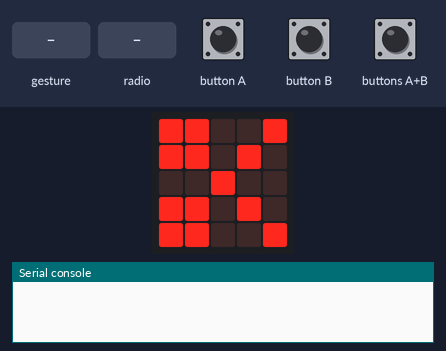
A program run on a simulated BBC micro:bit (MakeCode). Parts: the board's 5×5 LED display, the last lines printed to the serial console. The test bench sets the inputs (shaded band). No radio messages arrive unless stated (any console line starting 'radio sent:' is added by the test bench); a tilt is held for 1.5 s and a shake lasts 1 s, then the board lies face up again.

Above: at 1.8 s.
1.9 s: button B pressed for 0.15 s
At 3.0 s:
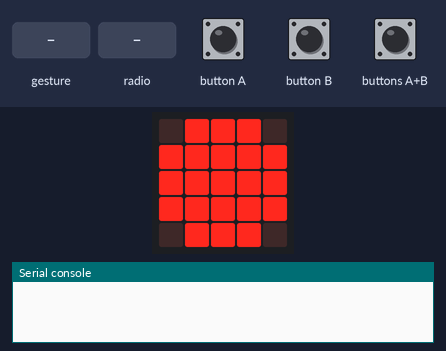
3.5 s: buttons A+B pressed for 0.15 s
At 4.2 s:
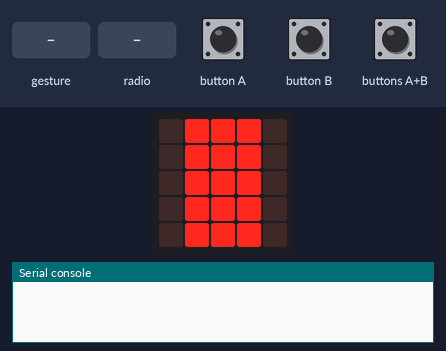
5.1 s: gesture 'shake'
6.8 s: radio message "schere" arrives
At 7.2 s:
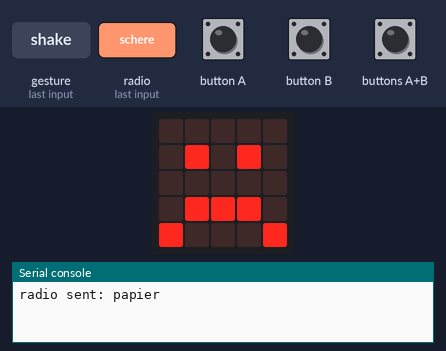
8.3 s: button A pressed for 0.15 s
At 9.1 s:
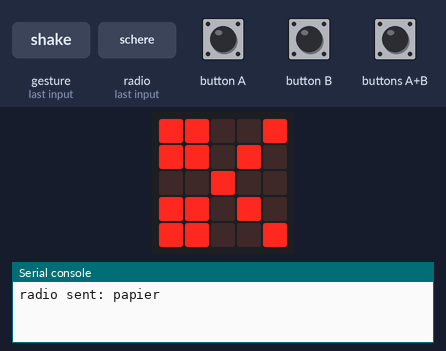
9.9 s: buttons A+B pressed for 1 s
At 11.5 s:
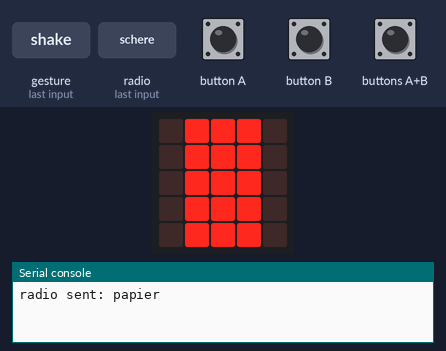
Timing chart, 0 to 13.0 s (numbered marks = the images above; inputs shaded):
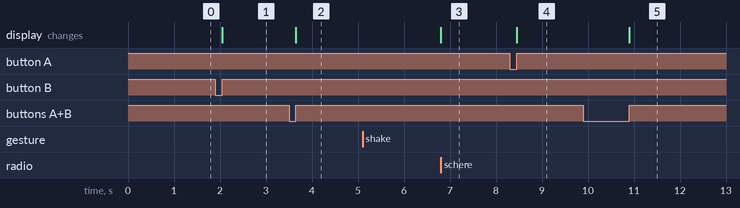

The program:

main.ts
```typescript
input.onButtonPressed(Button.A, function () {
    _symbol = "schere"
    basic.showIcon(IconNames.Scissors)
})
input.onGesture(Gesture.Shake, function () {
    radio.sendString(_symbol)
    gesendet = true
})
input.onButtonPressed(Button.AB, function () {
    _symbol = "papier"
    basic.showLeds(`
        . # # # .
        . # # # .
        . # # # .
        . # # # .
        . # # # .
        `)
})
radio.onReceivedString(function (receivedString) {
    while (gesendet == false) {
        basic.pause(100)
    }
    gesendet = false
    gegner_symbol = receivedString
    if (gegner_symbol == _symbol) {
        basic.showLeds(`
            . . . . .
            . # . # .
            . . . . .
            # # # # #
            . . . . .
            `)
    } else if (_symbol == "schere" && gegner_symbol == "stein") {
        basic.showIcon(IconNames.Sad)
    } else if (_symbol == "stein" && gegner_symbol == "schere") {
        basic.showIcon(IconNames.Happy)
    } else if (_symbol == "stein" && gegner_symbol == "papier") {
        basic.showIcon(IconNames.Sad)
    } else if (_symbol == "papier" && gegner_symbol == "stein") {
        basic.showIcon(IconNames.Happy)
    } else if (_symbol == "papier" && gegner_symbol == "schere") {
        basic.showIcon(IconNames.Sad)
    } else if (_symbol == "schere" && gegner_symbol == "papier") {
        basic.showIcon(IconNames.Happy)
    }
})
input.onButtonPressed(Button.B, function () {
    _symbol = "stein"
    basic.showLeds(`
        . # # # .
        # # # # #
        # # # # #
        # # # # #
        . # # # .
        `)
})
let gegner_symbol = ""
let _symbol = ""
let gesendet = false
gesendet = false
_symbol = "schere"
basic.showIcon(IconNames.Scissors)
radio.setGroup(20)
```

test.ts
```typescript
// Hier kann man Tests durchführen; diese Datei wird nicht kompiliert, wenn dieses Paket als Erweiterung verwendet wird.
```

Measured:
- after the input at 1.9 s, the display: changes after 0.15 s (image 1)
- after the input at 3.5 s, the display: changes after 0.15 s (image 2)
- after the input at 6.8 s, the display: changes at once (image 3)
- after the input at 8.3 s, the display: changes after 0.15 s (image 4)
- after the input at 9.9 s, the display: changes after 1.0 s (image 5)
